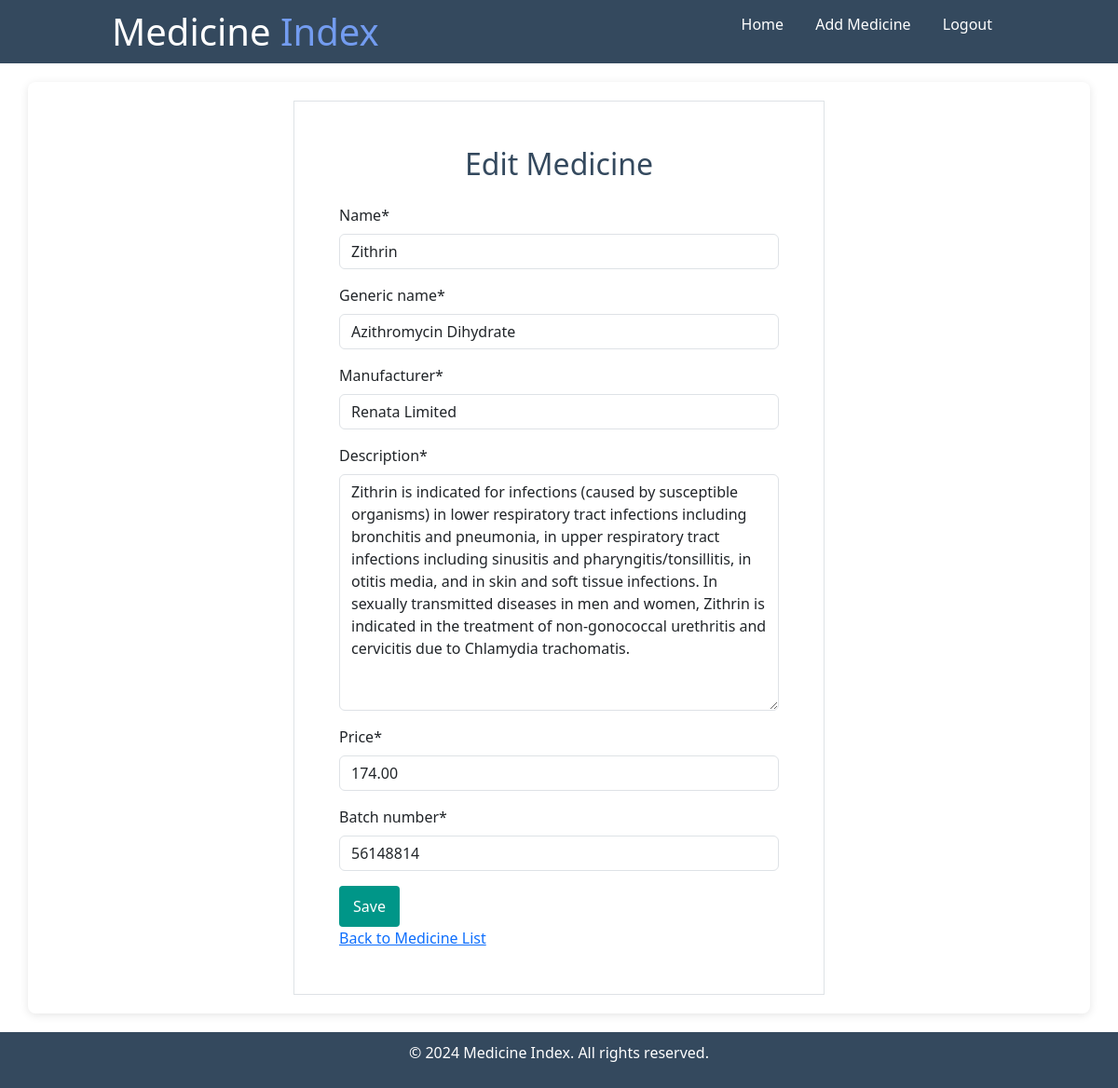
The page /update/11/ (signed in) on the database its author committed.
### medicines/models.py (models this page shows, shortened)
class Medicine(models.Model):
    name = models.CharField(max_length=100)
    generic_name = models.CharField(max_length=100)
    manufacturer = models.CharField(max_length=100)
    description = models.TextField()
    price = models.DecimalField(max_digits=10, decimal_places=2)
    batch_number = models.CharField(max_length=50)

### medicines/views.py (the view)
# urls.py: path('update/<int:pk>/', medicine_update, name='medicine_update'),
@login_required(login_url='user_login')
def medicine_update(request, pk):
    medicine = get_object_or_404(Medicine, pk=pk)
    if request.method == 'POST':
        form = MedicineForm(request.POST or None, instance=medicine)
        if form.is_valid():
            form.save()
            return redirect('medicine_list')
    else:
        form = MedicineForm(instance=medicine)
    return render(request, 'medicines/medicine_form.html', {'form': form, 'medicine': medicine})

### medicines/forms.py (shortened to what this page needs)
class MedicineForm(forms.ModelForm):
    class Meta:
        model = Medicine
        fields = '__all__'

### medicines/templates/medicines/medicine_form.html (shortened to what this page needs)
{% extends 'medicines/base.html' %}
{% load crispy_forms_tags %}
{% block content %}
    <div class="container">
        <div class="row">
            <div class="col-6 mx-auto border p-5">
                <h2 class="text-center main-color mb-4">{% if medicine %}Edit{% else %}Add{% endif %} Medicine</h2>
                <form method="post">
                    {{ form|crispy }}
                    <button type="submit">Save</button>
                </form>
                <a href="{% url 'medicine_list' %}">Back to Medicine List</a>
            </div>
        </div>
    </div>
{% endblock %}

### medicines/static/style.css (style rules this page uses)
body { font-family: Arial, sans-serif; margin: 0; padding: 0; background-color: #f4f4f4; }
.container { width: 80%; margin: 20px auto; padding: 20px; background-color: white; border-radius: 8px; box-shadow: 0 2px 10px rgba(0, 0, 0, 0.1); }
form button { padding: 10px 15px; background-color: #009688; color: white; border: none; border-radius: 4px; cursor: pointer; }
.main-color { color: #34495e; }

### rows shown on the page
Medicine: name "Zithrin", generic_name "Azithromycin Dihydrate", manufacturer "Renata Limited", description "Zithrin is indicated for infections (caused by susceptible organisms) in lower respiratory tract infections including bronchitis and pneumonia, in upper respiratory tract infections including sinusitis and pharyngitis/tonsillitis, in otitis media, and in skin and soft tissue infections. In sexually transmitted diseases in men and women, Zithrin is indicated in the treatment of non-gonococcal urethritis and cervicitis due to Chlamydia trachomatis.", price "174.00", batch_number "56148814"
